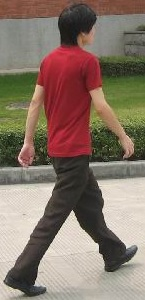
#> input picture ch2/hog_svm/ped.jpg, 145 x 300 px
$ python show_hog.py
#> lines starting #> are read from the running program, lines starting #| are printed output that depends on the picture
import cv2
import numpy as np

class HOG():
    def __init__(self, winSize):
        self.winSize = winSize
        self.blockSize = (16, 16)
        self.blockStride = (8, 8)
        self.cellSize = (8, 8)
        self.nbins = 9
        self.hog = cv2.HOGDescriptor(winSize, self.blockSize,self.blockStride,
                                     self.cellSize, self.nbins)

    def detect(self, image):
        winStride = self.winSize
        hist = self.hog.compute(image, winStride, padding = (0, 0))
        return hist

    def show(self, image, feature):
        w, h = self.winSize
        sw, sh = self.blockStride
        w = w // sw - 1
        h = h // sh - 1
        feature = feature.reshape(w, h, 4, 9).sum(axis=2)
        grid = 16
        harf_grid = grid // 2
        img = cv2.resize(image, (w * grid, h * grid))
        for i in range(w):
            for j in range(h):
                for k in range(9):
                    x = int(10 * feature[i, j, k] * np.cos(np.pi / 9 * k))
                    y = int(10 * feature[i, j, k] * np.sin(np.pi / 9 * k))
                    #cv2.rectangle(img, (j * grid, i * grid), ((j+1) * grid, (i+1) * grid), (0, 255, 255))
                    x1 = i * grid + harf_grid - x
                    y1 = j * grid + harf_grid - y
                    x2 = i * grid + harf_grid + x
                    y2 = j * grid + harf_grid + y
                    cv2.line(img, (x1, y1), (x2, y2), (0, 255, 255), 1)
        cv2.imshow("img", img)
        cv2.waitKey(0)


hog = HOG(winSize=(64, 128))
image = cv2.imread("ped.jpg")
#> image is the input picture: shape (300, 145, 3); mean B, G, R 103.5, 116.9, 134.5
image_resize = cv2.resize(image, (64, 128))
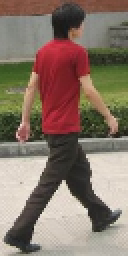
#> image_resize: shape (128, 64, 3) (shown 2 times larger); mean B, G, R 103.4, 116.8, 134.4
feature = hog.detect(image_resize)
#> in detect, `hist = self.hog.compute(image, winStride, padding = (0, 0))`: hist = 3780 values, max 0.452 at index 3568, min 0 at index 117, mean 0.134
#> feature has the same summary as hist in detect
print(feature.size)
#| 3780
hog.show(image, feature)
#> in show, `img = cv2.resize(image, (w * grid, h * grid))`:
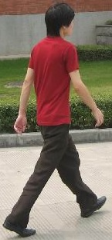
#> img: shape (240, 112, 3); mean B, G, R 103.4, 116.8, 134.4
#> after the loop in show, `for i in range(w):`:
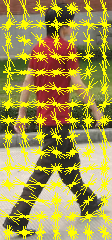
#> img: shape (240, 112, 3); mean B, G, R 76.9, 151.9, 164.9
